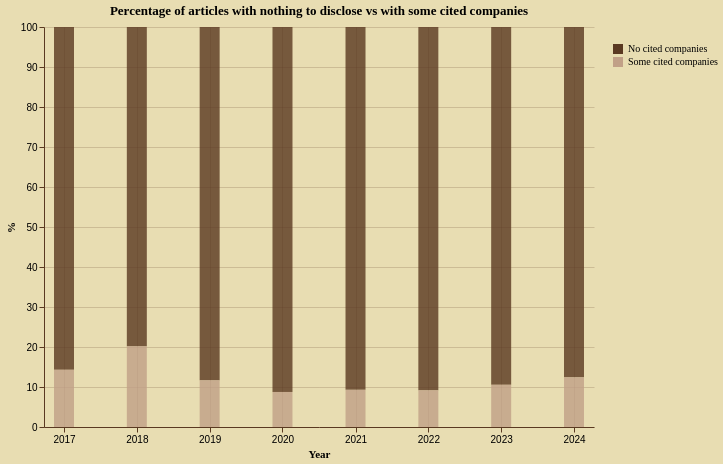

The specification (Vega-Lite) saved for this image:
### Vega-Lite specification from a JSON file in a GitHub repository (floating-point values rounded to 4 significant figures)
{"config": {"background": "#e8ddb2", "view": {"stroke": "transparent", "width": 550, "height": 400}, "axis": {"domainColor": "#5a3921", "gridColor": "#5a3921", "gridOpacity": 0.2, "tickColor": "#5a3921", "labelColor": "black", "titleColor": "black", "titleFont": "EB Garamond"}, "legend": {"labelColor": "black", "titleColor": "black", "labelFont": "EB Garamond", "titleFont": "EB Garamond"}, "title": {"color": "black", "font": "EB Garamond"}, "mark": {"color": "#6b4a32", "opacity": 0.8}, "bar": {"color": "#6b4a32", "opacity": 0.8}, "line": {"color": "#6b4a32", "opacity": 0.8}, "area": {"color": "#6b4a32", "opacity": 0.8}, "point": {"color": "#6b4a32", "opacity": 0.8}}, "data": {"name": "data-5a9aaf448372eaaf0b49ab26946b8ede"}, "mark": {"type": "bar", "size": 20}, "encoding": {"color": {"field": "declared", "scale": {"domain": ["No cited companies", "Some cited companies"], "range": ["#5a3921", "#c1a087"]}, "title": " ", "type": "nominal"}, "tooltip": [{"field": "declared", "title": " ", "type": "nominal"}, {"field": "percent", "format": ".2f", "title": "%", "type": "quantitative"}], "x": {"field": "year", "scale": {"padding": 20}, "title": "Year", "type": "temporal"}, "y": {"field": "percent", "title": "%", "type": "quantitative"}}, "title": "Percentage of articles with nothing to disclose vs with some cited companies", "$schema": "https://vega.github.io/schema/vega-lite/v5.20.1.json", "datasets": {"data-5a9aaf448372eaaf0b49ab26946b8ede": [{"year": "2017-01-01T00:00:00", "declared": "No cited companies", "count": 61067, "percent": 85.67}, {"year": "2017-01-01T00:00:00", "declared": "Some cited companies", "count": 10213, "percent": 14.33}, {"year": "2018-01-01T00:00:00", "declared": "No cited companies", "count": 69486, "percent": 79.8}, {"year": "2018-01-01T00:00:00", "declared": "Some cited companies", "count": 17590, "percent": 20.2}, {"year": "2019-01-01T00:00:00", "declared": "No cited companies", "count": 102759, "percent": 88.31}, {"year": "2019-01-01T00:00:00", "declared": "Some cited companies", "count": 13602, "percent": 11.69}, {"year": "2020-01-01T00:00:00", "declared": "No cited companies", "count": 178623, "percent": 91.23}, {"year": "2020-01-01T00:00:00", "declared": "Some cited companies", "count": 17169, "percent": 8.77}, {"year": "2021-01-01T00:00:00", "declared": "No cited companies", "count": 224706, "percent": 90.71}, {"year": "2021-01-01T00:00:00", "declared": "Some cited companies", "count": 23006, "percent": 9.29}, {"year": "2022-01-01T00:00:00", "declared": "No cited companies", "count": 238313, "percent": 90.82}, {"year": "2022-01-01T00:00:00", "declared": "Some cited companies", "count": 24084, "percent": 9.18}, {"year": "2023-01-01T00:00:00", "declared": "No cited companies", "count": 236750, "percent": 89.44}, {"year": "2023-01-01T00:00:00", "declared": "Some cited companies", "count": 27958, "percent": 10.56}, {"year": "2024-01-01T00:00:00", "declared": "No cited companies", "count": 239868, "percent": 87.58}, {"year": "2024-01-01T00:00:00", "declared": "Some cited companies", "count": 34022, "percent": 12.42}]}}
